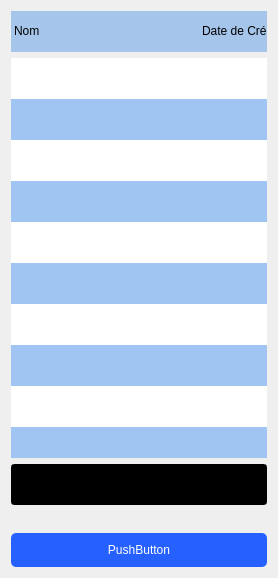
          <widget class="QWidget" name="page_5">
           <layout class="QGridLayout" name="gridLayout_7">
            <item row="1" column="0">
             <widget class="QTableWidget" name="tableWidget_21">
              <property name="minimumSize">
               <size>
                <width>0</width>
                <height>400</height>
               </size>
              </property>
              <property name="styleSheet">
               <string notr="true">
font: 14pt &quot;Times New Roman&quot;;
border-radius:0px;
color: rgb(0, 0, 0);
selection-background-color: rgb(255, 255, 255,150);
background-color: rgb(255, 255, 255);
alternate-background-color: rgb(53, 132, 228,120);</string>
              </property>
              <property name="verticalScrollBarPolicy">
               <enum>Qt::ScrollBarAlwaysOff</enum>
              </property>
              <property name="horizontalScrollBarPolicy">
               <enum>Qt::ScrollBarAlwaysOff</enum>
              </property>
              <property name="alternatingRowColors">
               <bool>true</bool>
              </property>
              <property name="selectionMode">
               <enum>QAbstractItemView::NoSelection</enum>
              </property>
              <property name="selectionBehavior">
               <enum>QAbstractItemView::SelectItems</enum>
              </property>
              <property name="showGrid">
               <bool>false</bool>
              </property>
              <property name="rowCount">
               <number>12</number>
              </property>
              <property name="columnCount">
               <number>9</number>
              </property>
              <attribute name="horizontalHeaderVisible">
               <bool>false</bool>
              </attribute>
              <attribute name="horizontalHeaderDefaultSectionSize">
               <number>58</number>
              </attribute>
              <attribute name="horizontalHeaderHighlightSections">
               <bool>true</bool>
              </attribute>
              <attribute name="horizontalHeaderStretchLastSection">
               <bool>true</bool>
              </attribute>
              <attribute name="verticalHeaderVisible">
               <bool>false</bool>
              </attribute>
              <attribute name="verticalHeaderCascadingSectionResizes">
               <bool>false</bool>
              </attribute>
              <attribute name="verticalHeaderMinimumSectionSize">
               <number>41</number>
              </attribute>
              <row/>
              <row/>
              <row/>
              <row/>
              <row/>
              <row/>
              <row/>
              <row/>
              <row/>
              <row/>
              <row/>
              <row/>
              <column>
               <property name="text">
                <string>New Column</string>
               </property>
              </column>
              <column>
               <property name="text">
                <string>New Column</string>
               </property>
              </column>
              <column>
               <property name="text">
                <string>New Column</string>
               </property>
              </column>
              <column>
               <property name="text">
                <string>New Column</string>
               </property>
              </column>
              <column>
               <property name="text">
                <string>New Column</string>
               </property>
              </column>
              <column>
               <property name="text">
                <string>New Column</string>
               </property>
              </column>
              <column>
               <property name="text">
                <string>New Column</string>
               </property>
              </column>
              <column>
               <property name="text">
                <string>New Column</string>
               </property>
              </column>
              <column>
               <property name="text">
                <string>New Column</string>
               </property>
              </column>
             </widget>
            </item>
            <item row="2" column="0">
             <widget class="QLineEdit" name="lineEdit_4">
              <property name="minimumSize">
               <size>
                <width>0</width>
                <height>41</height>
               </size>
              </property>
              <property name="styleSheet">
               <string notr="true">background-color: rgb(0, 0, 0);
color: rgb(3, 255, 0);
font: 16pt &quot;Cantarell&quot;;</string>
              </property>
             </widget>
            </item>
            <item row="4" column="0">
             <widget class="QPushButton" name="pushButton_2">
              <property name="styleSheet">
               <string notr="true">QPushButton{
	text-align:center;
	padding: 10px 10px;
	border-radius:5px;
	
	background-color: rgb(38, 96, 255);
	
	color: rgb(255, 255, 255);
	font: 75 italic 12pt &quot;Times New Roman&quot;;
}
QPushButton:hover{
	padding-left:2px;



}
QPushButton:pressed{
	padding-Right:2px;

}</string>
              </property>
              <property name="text">
               <string>PushButton</string>
              </property>
             </widget>
            </item>
            <item row="3" column="0">
             <widget class="QLineEdit" name="lineEdit_2">
              <property name="styleSheet">
               <string notr="true">border:none;
color:rgba(0,0,0);
background-color:transparent;</string>
              </property>
              <property name="readOnly">
               <bool>true</bool>
              </property>
             </widget>
            </item>
            <item row="0" column="0">
             <widget class="QTableWidget" name="tableWidget_22">
              <property name="enabled">
               <bool>true</bool>
              </property>
              <property name="minimumSize">
               <size>
                <width>0</width>
                <height>0</height>
               </size>
              </property>
              <property name="maximumSize">
               <size>
                <width>16777215</width>
                <height>41</height>
               </size>
              </property>
              <property name="styleSheet">
               <string notr="true">background-color: rgb(53, 132, 228,100);
font: 12pt &quot;Times New Roman&quot;;

border-radius:0px;
color: rgb(0, 0, 0);</string>
              </property>
              <property name="horizontalScrollBarPolicy">
               <enum>Qt::ScrollBarAlwaysOff</enum>
              </property>
              <property name="alternatingRowColors">
               <bool>false</bool>
              </property>
              <property name="showGrid">
               <bool>false</bool>
              </property>
              <property name="rowCount">
               <number>1</number>
              </property>
              <property name="columnCount">
               <number>8</number>
              </property>
              <attribute name="horizontalHeaderVisible">
               <bool>false</bool>
              </attribute>
              <attribute name="horizontalHeaderDefaultSectionSize">
               <number>188</number>
              </attribute>
              <attribute name="horizontalHeaderHighlightSections">
               <bool>true</bool>
              </attribute>
              <attribute name="verticalHeaderVisible">
               <bool>false</bool>
              </attribute>
              <attribute name="verticalHeaderMinimumSectionSize">
               <number>41</number>
              </attribute>
              <attribute name="verticalHeaderDefaultSectionSize">
               <number>41</number>
              </attribute>
              <attribute name="verticalHeaderHighlightSections">
               <bool>true</bool>
              </attribute>
              <row>
               <property name="text">
                <string>New Row</string>
               </property>
              </row>
              <column>
               <property name="text">
                <string>New Column</string>
               </property>
              </column>
              <column>
               <property name="text">
                <string>New Column</string>
               </property>
              </column>
              <column>
               <property name="text">
                <string>New Column</string>
               </property>
              </column>
              <column>
               <property name="text">
                <string>New Column</string>
               </property>
              </column>
              <column>
               <property name="text">
                <string>New Column</string>
               </property>
              </column>
              <column>
               <property name="text">
                <string>New Column</string>
               </property>
              </column>
              <column>
               <property name="text">
                <string>New Column</string>
               </property>
              </column>
              <column>
               <property name="text">
                <string>New Column</string>
               </property>
              </column>
              <item row="0" column="0">
               <property name="text">
                <string>Nom</string>
               </property>
              </item>
              <item row="0" column="1">
               <property name="text">
                <string>Date de Création</string>
               </property>
              </item>
              <item row="0" column="2">
               <property name="text">
                <string>Téléphone</string>
               </property>
              </item>
              <item row="0" column="3">
               <property name="text">
                <string>Crédit</string>
               </property>
              </item>
              <item row="0" column="4">
               <property name="text">
                <string>Code Barre</string>
               </property>
              </item>
              <item row="0" column="5">
               <property name="text">
                <string>Bénifice</string>
               </property>
              </item>
             </widget>
            </item>
           </layout>
          </widget>
